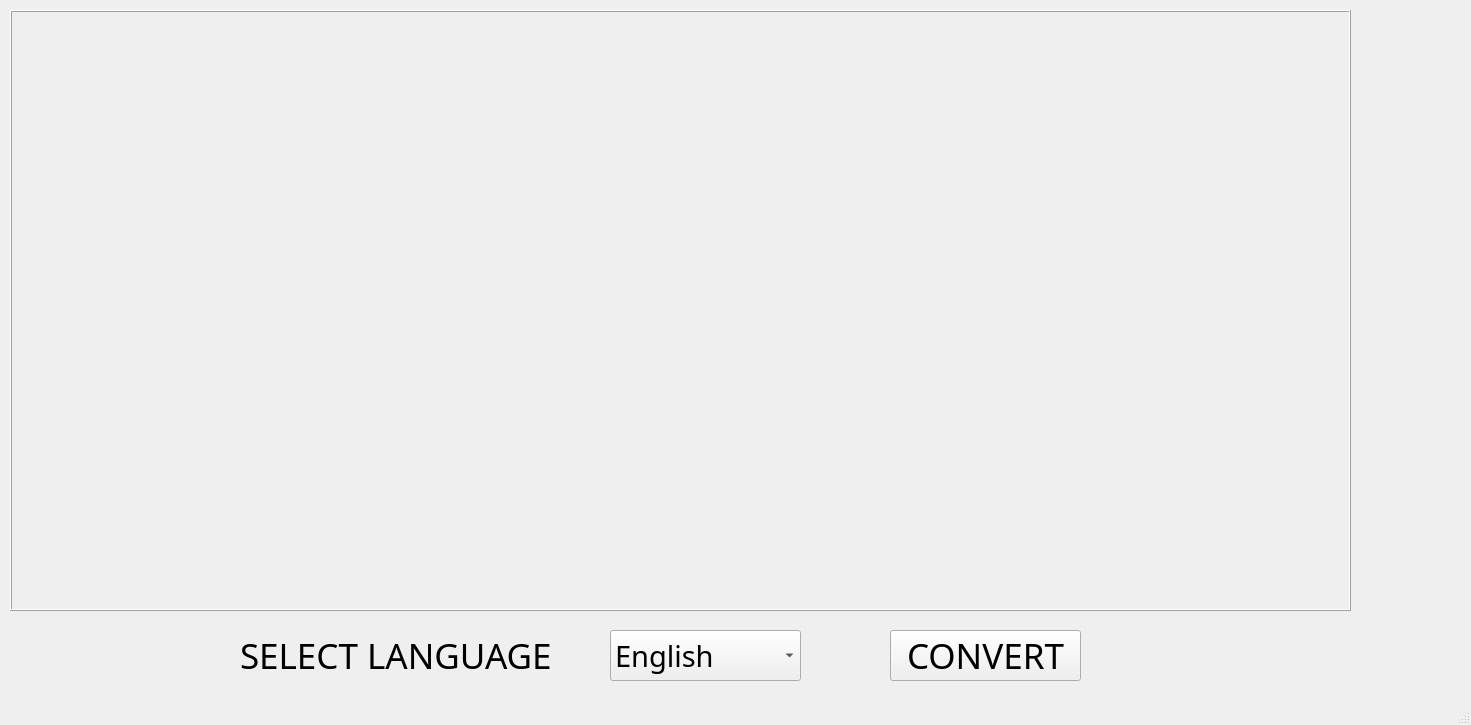
<?xml version="1.0" encoding="UTF-8"?>
<ui version="4.0">
 <class>PIC2TEXT</class>
 <widget class="QMainWindow" name="PIC2TEXT">
  <property name="windowModality">
   <enum>Qt::ApplicationModal</enum>
  </property>
  <property name="geometry">
   <rect>
    <x>0</x>
    <y>0</y>
    <width>1471</width>
    <height>725</height>
   </rect>
  </property>
  <property name="windowTitle">
   <string>PIC2TEXT</string>
  </property>
  <property name="windowIcon">
   <iconset>
    <normaloff>../ICONS/LOGO.png</normaloff>../ICONS/LOGO.png</iconset>
  </property>
  <property name="windowOpacity">
   <double>9.000000000000000</double>
  </property>
  <property name="toolTip">
   <string/>
  </property>
  <widget class="QWidget" name="centralwidget">
   <widget class="QPushButton" name="conv">
    <property name="geometry">
     <rect>
      <x>890</x>
      <y>630</y>
      <width>191</width>
      <height>51</height>
     </rect>
    </property>
    <property name="font">
     <font>
      <family>Franklin Gothic Demi</family>
      <pointsize>26</pointsize>
     </font>
    </property>
    <property name="toolTip">
     <string>Click to run </string>
    </property>
    <property name="text">
     <string>CONVERT</string>
    </property>
   </widget>
   <widget class="QComboBox" name="comboBox">
    <property name="geometry">
     <rect>
      <x>610</x>
      <y>630</y>
      <width>191</width>
      <height>51</height>
     </rect>
    </property>
    <property name="font">
     <font>
      <family>Nirmala UI Semilight</family>
      <pointsize>22</pointsize>
     </font>
    </property>
    <property name="cursor">
     <cursorShape>PointingHandCursor</cursorShape>
    </property>
    <property name="toolTip">
     <string>Select language of the image file</string>
    </property>
    <item>
     <property name="text">
      <string>English</string>
     </property>
    </item>
    <item>
     <property name="text">
      <string>Hindi</string>
     </property>
    </item>
    <item>
     <property name="text">
      <string>Tamil</string>
     </property>
    </item>
    <item>
     <property name="text">
      <string>Telugu</string>
     </property>
    </item>
    <item>
     <property name="text">
      <string>Urdu</string>
     </property>
    </item>
   </widget>
   <widget class="QLabel" name="label_2">
    <property name="geometry">
     <rect>
      <x>240</x>
      <y>640</y>
      <width>351</width>
      <height>31</height>
     </rect>
    </property>
    <property name="font">
     <font>
      <family>Franklin Gothic Demi</family>
      <pointsize>26</pointsize>
     </font>
    </property>
    <property name="toolTip">
     <string>Select document langauge type</string>
    </property>
    <property name="toolTipDuration">
     <number>-2</number>
    </property>
    <property name="text">
     <string>SELECT LANGUAGE</string>
    </property>
   </widget>
   <widget class="QLabel" name="originalpreview">
    <property name="geometry">
     <rect>
      <x>10</x>
      <y>10</y>
      <width>1341</width>
      <height>601</height>
     </rect>
    </property>
    <property name="autoFillBackground">
     <bool>true</bool>
    </property>
    <property name="frameShape">
     <enum>QFrame::Box</enum>
    </property>
    <property name="frameShadow">
     <enum>QFrame::Raised</enum>
    </property>
    <property name="text">
     <string/>
    </property>
   </widget>
  </widget>
  <widget class="QStatusBar" name="statusbar"/>
 </widget>
 <resources/>
 <connections/>
</ui>
